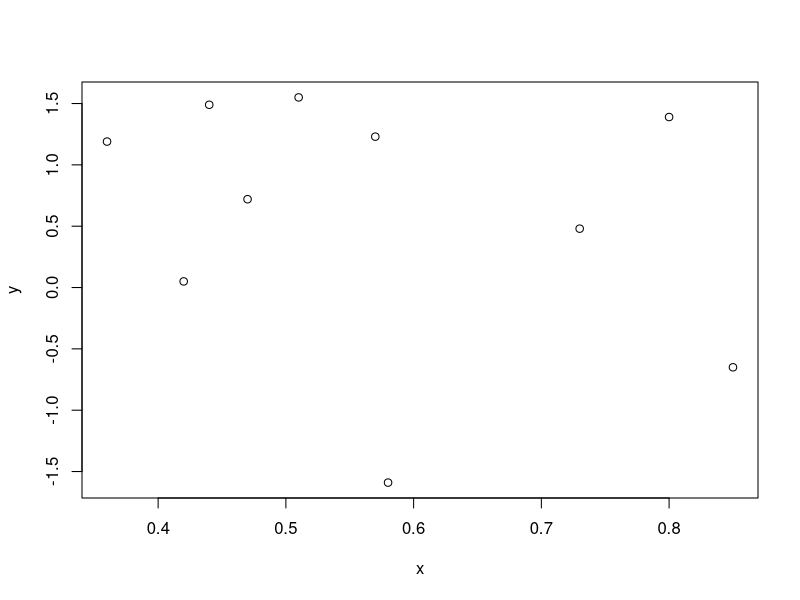
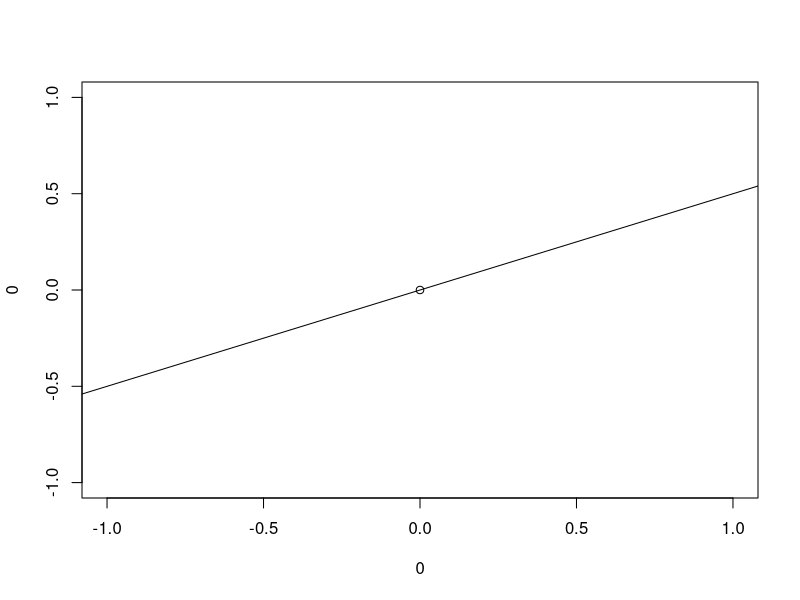

Generate these figures, in order, with R:
# Question 1
x <- c(0.18, -1.54, 0.42, 0.95)
w <- c(2, 1, 3, 1)
z <- x * w
mean(x)
weighted.mean(x,w)


# Question 2
x <- c(0.8, 0.47, 0.51, 0.73, 0.36, 0.58, 0.57, 0.85, 0.44, 0.42)
y <- c(1.39, 0.72, 1.55, 0.48, 1.19, -1.59, 1.23, -0.65, 1.49, 0.05)
cor(x,y)
cor(y,x)
plot(x,y)
sum(x*y) / sum(x^2)  # Regression through origin non-centered


# Question 3
data(mtcars)
lm_cars <- lm(mtcars$mpg ~ mtcars$wt)
lm_cars

lm_cars <- lm(mtcars$wt ~ mtcars$mpg)  # Intentionally Backwards for testing


# Question 4
plot(0,0)
abline(0,.5)


# Question 5
1.5 * .4


# Question 6
x <- c(8.58, 10.46, 9.01, 9.64, 8.86)
mean(x)
sd(x)
(x - mean(x))/sd(x)


# Question 7
x <- c(0.8, 0.47, 0.51, 0.73, 0.36, 0.58, 0.57, 0.85, 0.44, 0.42)
y <- c(1.39, 0.72, 1.55, 0.48, 1.19, -1.59, 1.23, -0.65, 1.49, 0.05)
lm(y ~ x)


# Question 8


# Question 9
x <- c(0.8, 0.47, 0.51, 0.73, 0.36, 0.58, 0.57, 0.85, 0.44, 0.42)
mean(x)
































